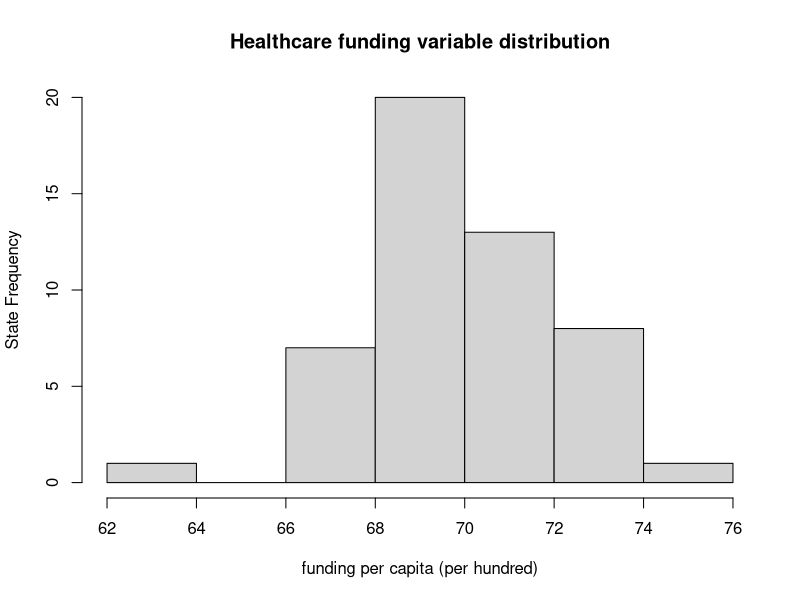
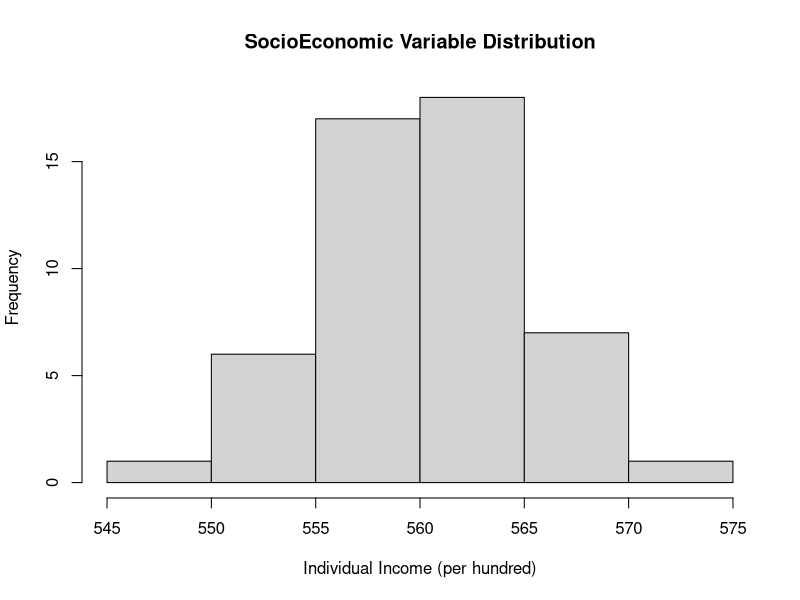
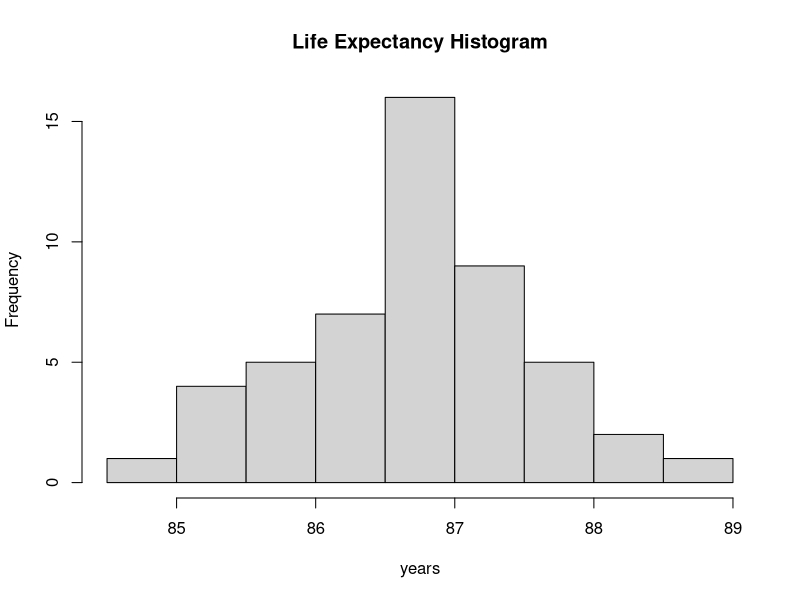
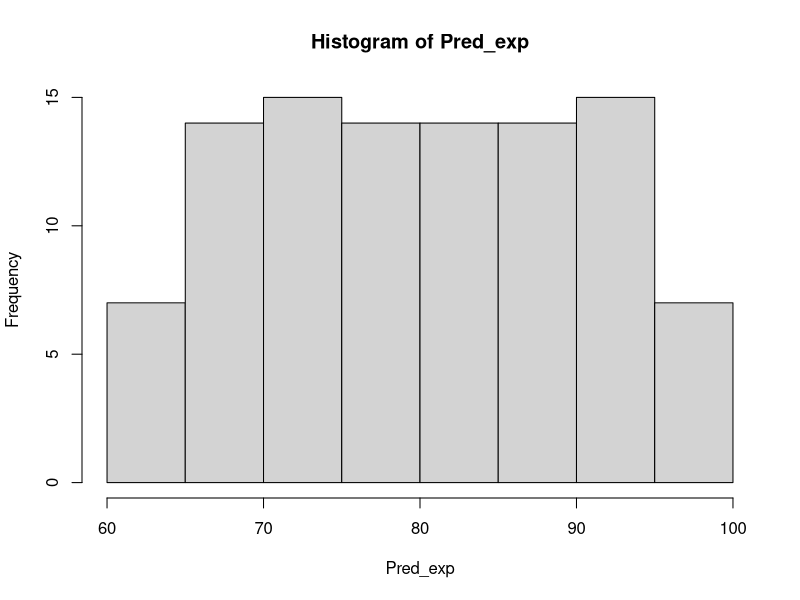
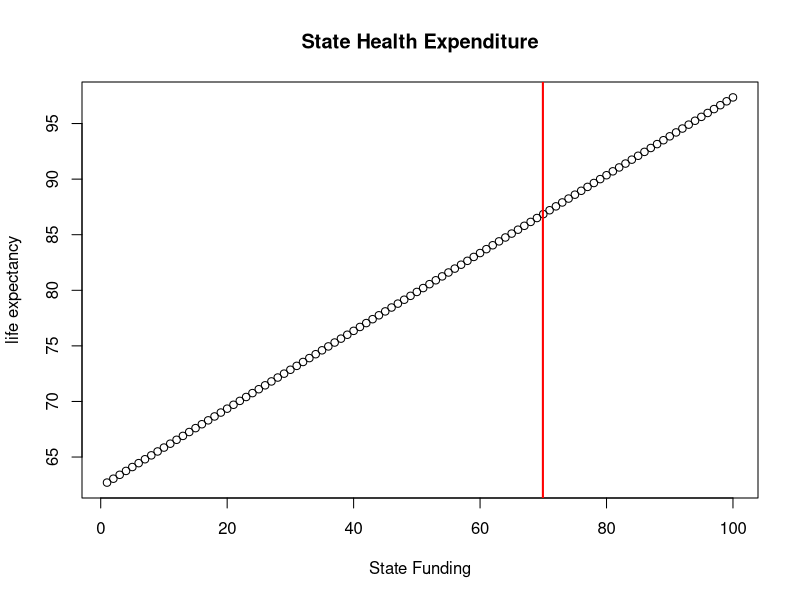

R code for these plots, in order:
## ---- chunk 1
rm(list=ls())
 N = 50
health<-rnorm(n=N, mean=70, sd=2)
hist((health), xlab= "funding per capita (per hundred)", ylab= "State Frequency", main="Healthcare funding variable distribution")  
summary (health)
## ---- chunk 2
sex=rbinom(n=N, size=1, prob=0.5) #1 is female, 0 is male 
summary(sex)
## ---- chunk 3
ses2<-rnorm(n=N, mean=560, sd=5)
hist((ses2), xlab= "Individual Income (per hundred)", ylab= " Frequency", main="SocioEconomic Variable Distribution")  
summary (ses2)
mean_ses<-560
## ---- chunk 4
 a = 48
 b1 = 0.35
 b2 = 0.35
 b3 = 0.025
 error = rnorm(n=N, mean=0, sd=0.1) # N(0,1)
 expectancy<-a+ b1*health + b2*sex+ b3*ses2 +error
 hist((expectancy) , xlab= "years", ylab= "Frequency", main="Life Expectancy Histogram")  
## ---- chunk 5
regression1 <- lm(expectancy ~ health + sex+ ses2)
summary(regression1)
## ---- chunk 6
health_c<- seq(from=1, to=100, by=1)

Pred_exp<- NA

for(i in 1:100){
Pred_exp[i] = 47.44 + (0.35*health_c[i]) + (0.351*1) + (.026*mean_ses)

}
## ---- chunk 7
 head(Pred_exp)
 hist(Pred_exp)
 summary(Pred_exp)
 
plot((Pred_exp ~ health_c),  xlab="State Funding", ylab="life expectancy",
main="State Health Expenditure")
abline(v=mean(health), col="red", lwd=2)
